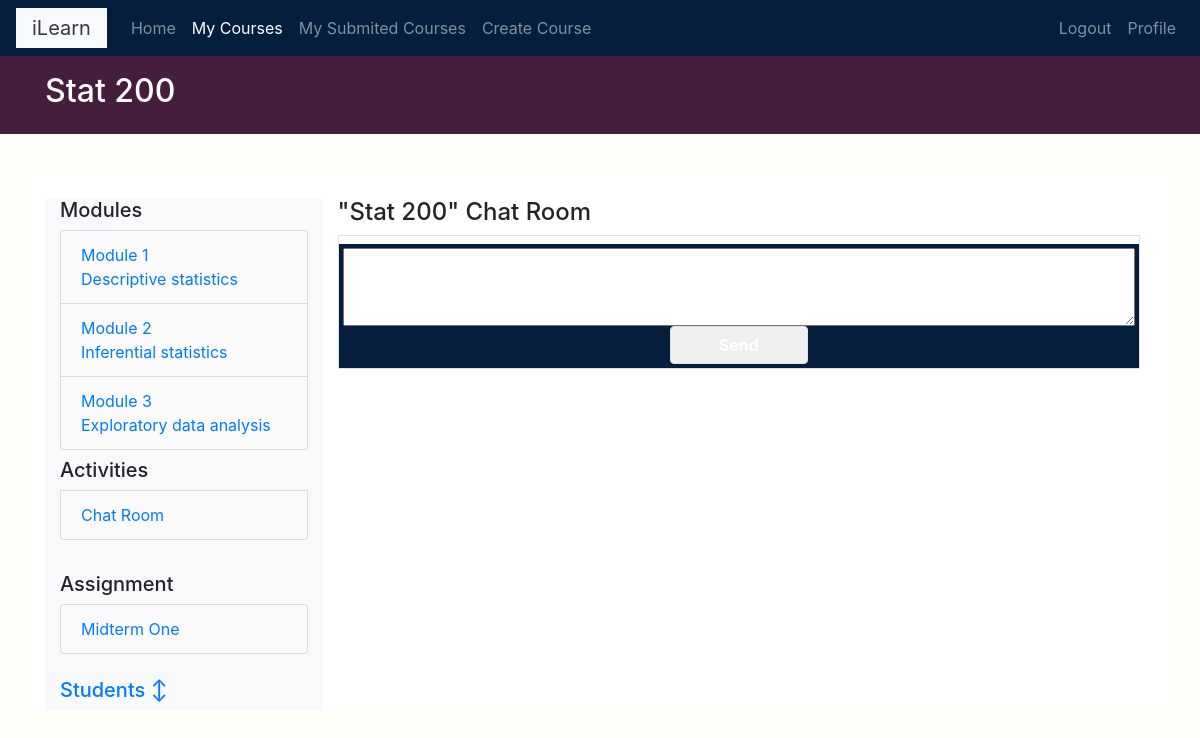
Page /chat/room/3/ (signed in) on the earlier database version.
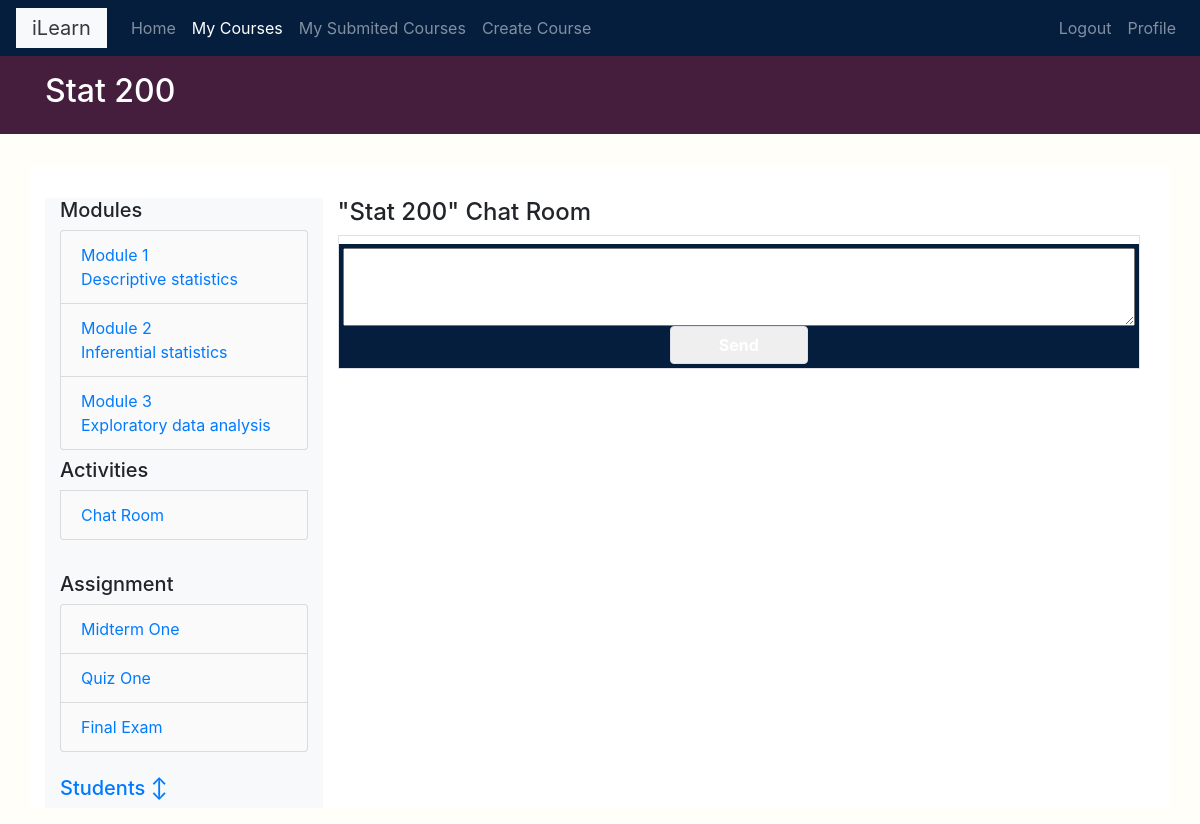
Same page on the later database version.
### courses/models.py (models this page shows, shortened)
class Module(models.Model):
    course = models.ForeignKey(Course,related_name='modules',on_delete=models.CASCADE)
    title = models.CharField(max_length=200)
    description = models.TextField(blank=True)
    order = OrderField(blank=True, for_fields=['course'])
    class Meta:
        ordering = ['order']

### assignments/models.py (models this page shows, shortened)
class Assignment(models.Model):
    title = models.CharField(max_length=200)
    overview = models.TextField(max_length=200)
    slug = models.SlugField(max_length=200,unique=True)
    created = models.DateTimeField(auto_now_add=True)
    weight = models.DecimalField(max_digits=5, decimal_places=3)
    course = models.ForeignKey(Course,related_name='assignments', on_delete=models.CASCADE)
    opens = models.DateTimeField(blank=True,null=True,help_text='YYYY-MM-DD HH:MM:SS')
    closes = models.DateTimeField(blank=True,null=True,help_text='YYYY-MM-DD HH:MM:SS')
    time_limit = models.DurationField(default=datetime.timedelta(days=0,hours=1, minutes=0),help_text='hh:mm:ss')
    attempts = models.ManyToManyField(
        Enrollment,
        through='Attempt'
    )

### chat/views.py (the view)
class CourseChatRoomView(StudentCourseDetailMixin, DetailView):
    def get_context_data(self,**kwargs):
        context = super().get_context_data(**kwargs)
        course = self.get_object()
        context['page'] = 'chat'
        return context

### courses/templatetags/course.py (called while the page is built)
@register.filter
def is_instructor(obj):
    try:
        if obj.is_superuser or obj.instructor:
            return True
        else:
            return False
    except:
        return None

@register.filter
def get_name(obj):
    return obj.get_full_name() or obj.username

### students/views.py (called while the page is built)
    def dispatch(self,request,pk=None,assignment_id=None,*args,**kwargs):
        if not request.user.is_authenticated:
            return super().dispatch(request,pk,assignment_id,*args,**kwargs)
        student = Student.objects.filter(user=request.user)
        if student:
            self.student = student[0]
        if pk:
            self.enrollment = get_object_or_404(Enrollment,student=self.student,course=Course.objects.get(pk=pk))
        return super().dispatch(request,pk,assignment_id,*args,**kwargs)

    def get_queryset(self):
        qs = super().get_queryset()
        student = self.student
        return qs.filter(course_enrollements__student__in=[student])

### students/templates/students/course/detail.html (shortened to what the changed rows need)
{% extends "base.html" %}
{% load course %}
{% block page_title %}
  <h2>{{ object.title }}</h2>
{% endblock %}
{% block content %}
  <br>
  <div class="container">
    <div class="row">
      <div class="bg-light col-xs-12 col-md-3 contents">
        <ul class="modules list-group">
          {% for m in object.modules.all %}
            <li data-id={{ m.id }} class="{% if m == module %}selected{% endif %} list-group-item">
              <a href="{% url "students:student_course_detail_module" object.id m.id %}">
                <span>
                  Module <span class="order">{{ m.order|add:1}}</span>
                  <br>
                  {{ m.title }}
                </span>
              </a>
            </li>
          {% empty %}
            <li>No modules yet.</li>
          {% endfor %}
        </ul>
        <br>
        <ul class="modules list-group">
          {% for asn in object.assignments.all %}
            <li data-id={{ asn.id }} class="{% if asn == assignment %}selected{% endif %} list-group-item">
              <a href="{% url "students:student_course_a_assignment_detail" object.id asn.id %}">
                <span>
                  {{ asn.title }}
                </span>
              </a>
            </li>
          {% empty %}
            <li>No Assignment yet.</li>
          {% endfor %}
        </ul>
        <br>
      </div>
    </div>
  </div>
{% endblock %}

Differences in the rows shown:
added Assignment: title "Quiz One"
added Assignment: title "Final Exam"
